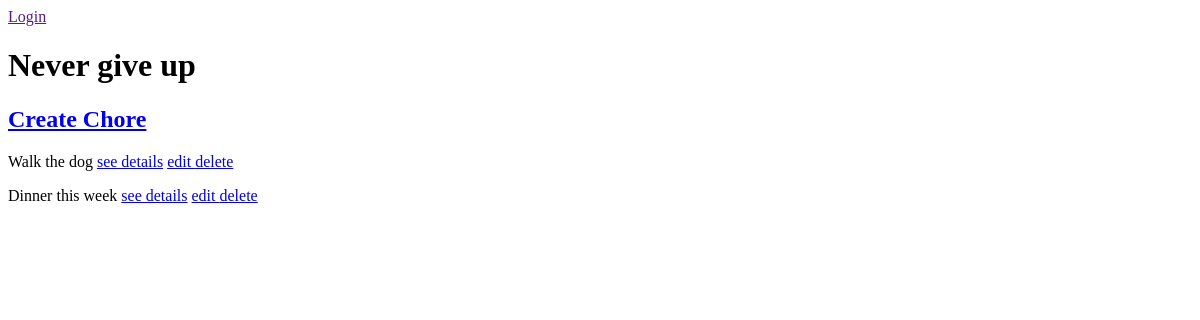
Before: / with the older database file.
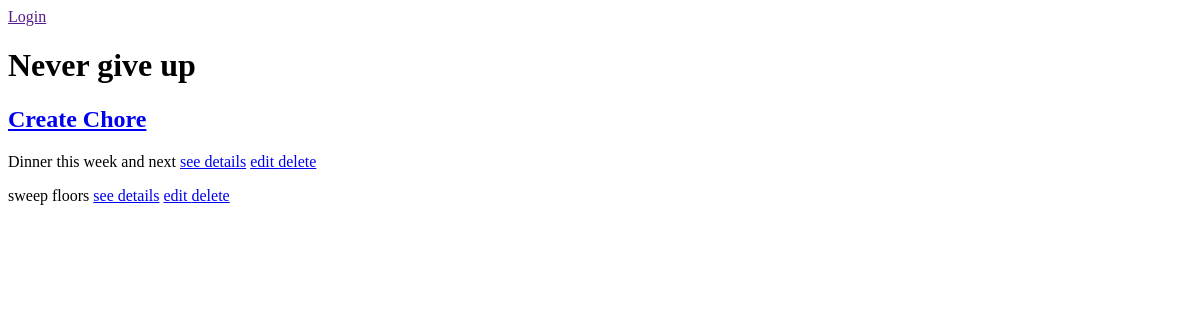
After: the same page with the newer database file.
### base/models.py (models this page shows, shortened)
class Chore(models.Model):
    assigned_to = models.ForeignKey(User,
                             on_delete=models.CASCADE,
                             null=True, blank=True)
    title = models.CharField(max_length=200)
    description = models.TextField(null=True, blank=True)
    complete = models.BooleanField(default=False)
    created = models.DateTimeField(auto_now_add=True)
    class Meta:
        ordering = ['complete']

### base/views.py (the view)
# urls.py: path('', PendingChore.as_view(), name='chores'),
class PendingChore(ListView):
    model = Chore
    context_object_name = 'chores'

### base/templates/base/chore_list.html (shortened to what this page needs)
<!DOCTYPE html>
<html lang="en">
<head>
</head>
<body>
{% if request.user.is_authenticated %}
{{ request.user }}
    <a href=""> Logout</a>
{% else %}
    <a href="">Login</a>
{% endif %}
<h1>Never give up </h1>
<a href="{% url 'create-chore' %}"><h2>Create Chore</h2></a>
{% for chore in chores %}
<p>{{ chore.title }}
    <a href="{% url 'chore' chore.id %}">see details</a>
    <a href="{% url 'edit-chore' chore.id %}"> edit </a>
    <a href="{% url 'delete-chore' chore.id %}">delete</a>
</p>
{% empty %}
<h3> All chores are complete </h3>
{% endfor %}
</body>
</html>

Changed rows visible on the page:
removed Chore: title "Walk the dog"
changed Chore: title "Dinner this week" → "Dinner this week and next"
added Chore: title "sweep floors"
